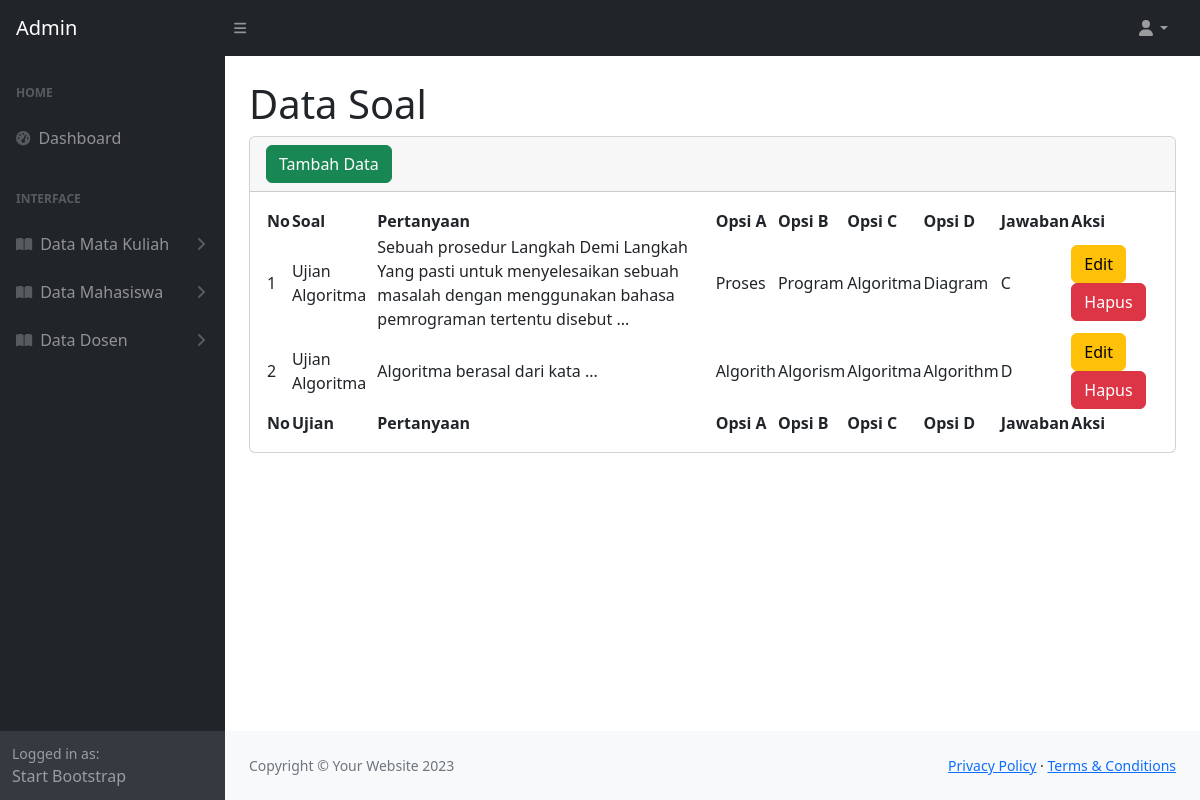
/admin/soal.php (signed in), run on an earlier commit of the app's database.
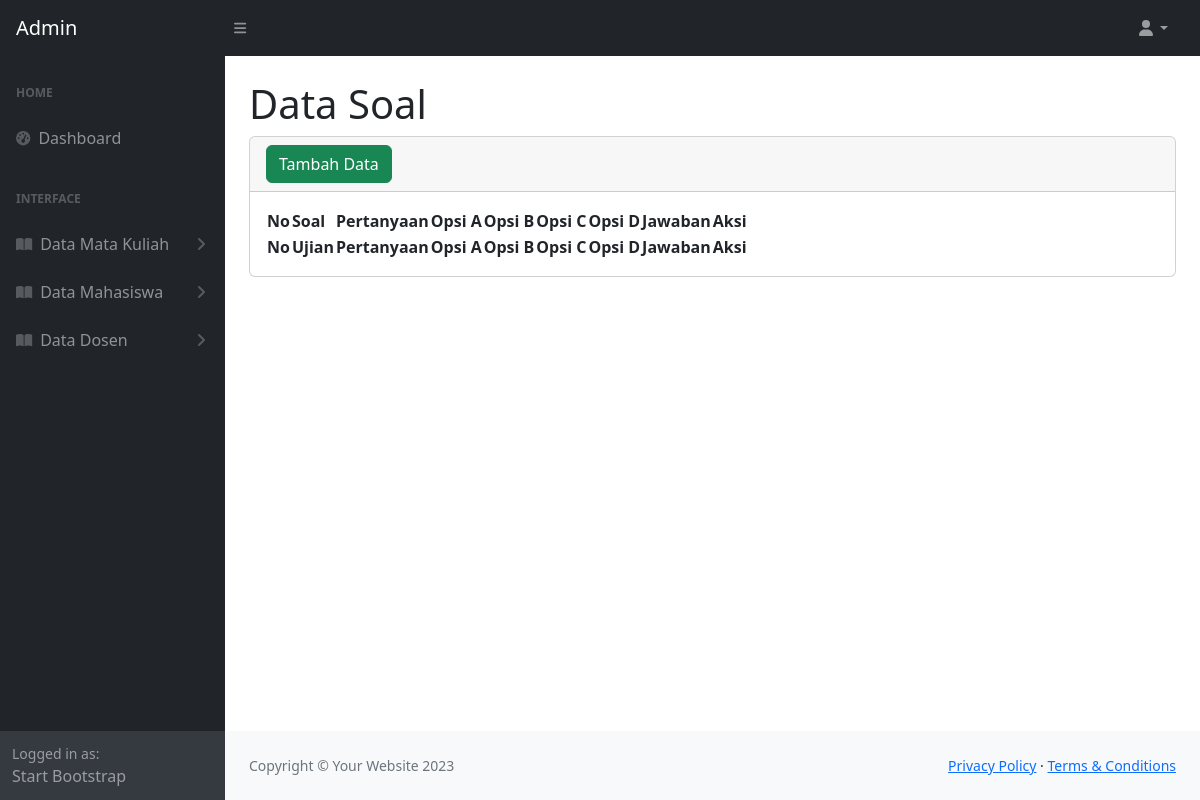
And on a later commit of the database.
### tables this page shows
CREATE TABLE `soal_ujian_221053` (
  `id_221053` int(11) NOT NULL,
  `ujian_id_221053` int(11) NOT NULL,
  `pertanyaan_221053` text NOT NULL,
  `opsi_a_221053` varchar(255) NOT NULL,
  `opsi_b_221053` varchar(255) NOT NULL,
  `opsi_c_221053` varchar(255) NOT NULL,
  `opsi_d_221053` varchar(255) NOT NULL,
  `jawaban_benar_221053` enum('A','B','C','D') NOT NULL
);

CREATE TABLE `ujian_221053` (
  `id_221053` int(11) NOT NULL,
  `mata_kuliah_id_221053` int(11) NOT NULL,
  `judul_221053` varchar(255) NOT NULL,
  `waktu_mulai_221053` datetime NOT NULL,
  `waktu_selesai_221053` datetime NOT NULL,
  `status_221053` enum('aktif','nonaktif') DEFAULT 'aktif'
);

### admin/soal.php (the view, shortened to what the changed rows need)
<?php
include '../koneksi.php';
?>
<!DOCTYPE html>
<html lang="en">
    <head>
        <link href="https://cdn.jsdelivr.net/npm/simple-datatables@7.1.2/dist/style.min.css" rel="stylesheet" />
        <link href="../assets/css/styles.css" rel="stylesheet" />
    </head>
    <body class="sb-nav-fixed">
        <div id="layoutSidenav">
            <div id="layoutSidenav_content">
                <main>
                    <div class="container-fluid px-4">
                        <h1 class="mt-4">Data Soal</h1>
                        <div class="card mb-4">
                            <div class="card-body">
                                <table id="datatablesSimple">
                                    <thead>
                                        <tr>
                                            <th>No</th>
                                            <th>Soal</th>
                                            <th>Pertanyaan</th>
                                            <th>Opsi A</th>
                                            <th>Opsi B</th>
                                            <th>Opsi C</th>
                                            <th>Opsi D</th>
                                            <th>Jawaban</th>
                                            <th>Aksi</th>
                                        </tr>
                                    </thead>
                                    <tfoot>
                                        <tr>
                                            <th>No</th>
                                            <th>Ujian</th>
                                            <th>Pertanyaan</th>
                                            <th>Opsi A</th>
                                            <th>Opsi B</th>
                                            <th>Opsi C</th>
                                            <th>Opsi D</th>
                                            <th>Jawaban</th>
                                            <th>Aksi</th>
                                        </tr>
                                    </tfoot>
                                    <tbody>
                                    <?php
                                        $no = 1;
                                        $tampil = mysqli_query($koneksi, "SELECT
                                                                                su.*,
                                                                                u.judul_221053 AS nama_ujian
                                                                            FROM
                                                                                soal_ujian_221053 su
                                                                            JOIN
                                                                                ujian_221053 u ON su.ujian_id_221053 = u.id_221053");
                                        while($data = mysqli_fetch_array($tampil)):
                                    ?>
                                        <tr>
                                            <td><?= $no++ ?></td>
                                            <td><?= $data['nama_ujian'] ?></td>
                                            <td><?= $data['pertanyaan_221053'] ?></td>
                                            <td><?= $data['opsi_a_221053'] ?></td>
                                            <td><?= $data['opsi_b_221053'] ?></td>
                                            <td><?= $data['opsi_c_221053'] ?></td>
                                            <td><?= $data['opsi_d_221053'] ?></td>
                                            <td><?= $data['jawaban_benar_221053'] ?></td>
                                            <td>
                                                <a class="btn btn-warning"href="editsoal.php?hal=edit&id=<?= $data['id_221053']?>">Edit</a>
                                                <a class="btn btn-danger" href="soal.php?hal=hapus&id=<?= $data['id_221053']?>" onclick="return confirm('Apakah Anda Yakin Ingin Menghapus Data?')">Hapus</a>
                                            </td>
                                        </tr>
                                        <?php
                                            endwhile;
                                        ?>
                                    </tbody>
                                </table>
                            </div>
                        </div>
                    </div>
                </main>
            </div>
        </div>
    </body>
</html>

What changed in the data, as far as the page shows it:
removed soal_ujian_221053: ujian_id_221053.judul_221053 "Ujian Algoritma", pertanyaan_221053 "Sebuah prosedur Langkah Demi Langkah Yang pasti untuk menyelesaikan sebuah masalah dengan menggunakan bahasa pemrograman tertentu disebut ...", opsi_a_221053 "Proses", opsi_b_221053 "Program", opsi_c_221053 "Algoritma", opsi_d_221053 "Diagram", jawaban_benar_221053 "C"
removed soal_ujian_221053: ujian_id_221053.judul_221053 "Ujian Algoritma", pertanyaan_221053 "Algoritma berasal dari kata ...", opsi_a_221053 "Algorith", opsi_b_221053 "Algorism", opsi_c_221053 "Algoritma", opsi_d_221053 "Algorithm", jawaban_benar_221053 "D"
